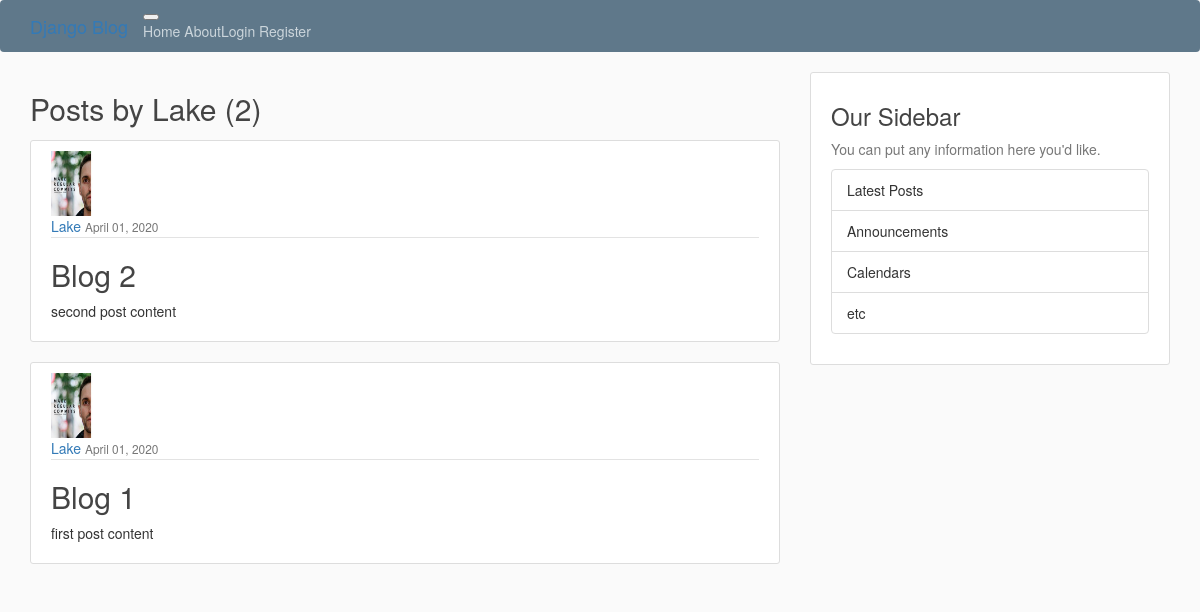
The page /user/Lake/ on the database as committed earlier.
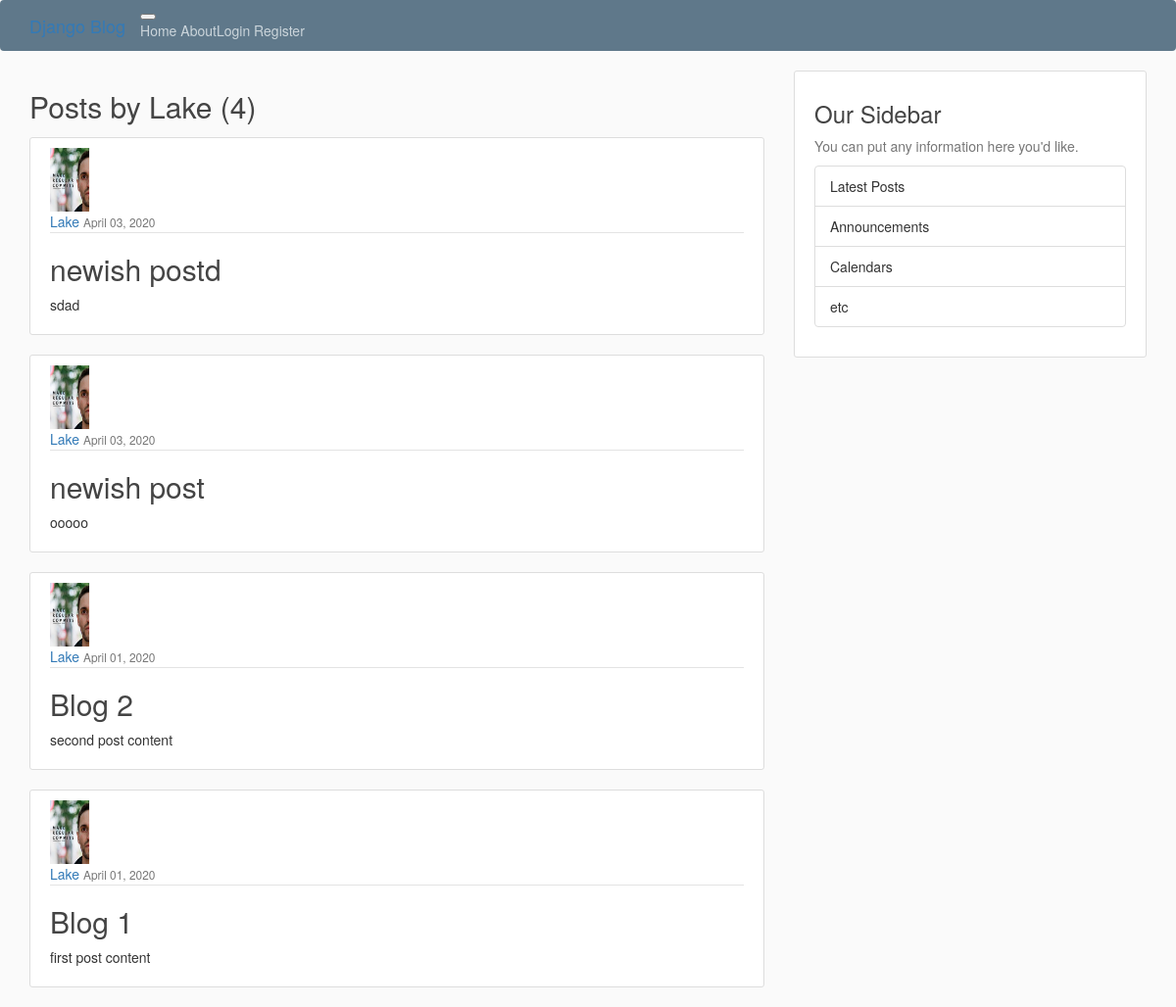
The same page on the database as committed later.
### blog/models.py (models this page shows, shortened)
class Post(models.Model):
    title = models.CharField(max_length=100)
    content = models.TextField()
    date_posted = models.DateTimeField(default=timezone.now)
    author = models.ForeignKey(User, on_delete=models.CASCADE)

### users/models.py (models this page shows, shortened)
class Profile(models.Model):
    user = models.OneToOneField(User, on_delete=models.CASCADE)
    image = models.ImageField(default='default.jpg', upload_to='profile_pics')

### blog/views.py (the view)
# urls.py: path('user/<str:username>/', UserPostListView.as_view(), name='user-posts'),
class UserPostListView(ListView):
    model = Post
    template_name = 'blog/user_posts.html'
    context_object_name = 'posts'
    paginate_by = 5
    def get_queryset(self):
        user = get_object_or_404(User, username=self.kwargs.get('username'))
        return Post.objects.filter(author=user).order_by('-date_posted')

### blog/templates/blog/user_posts.html (shortened to what this page needs)
{% extends "blog/base.html" %}
{% block content %}
    <h2 class="mb-4">Posts by {{ view.kwargs.username }} ({{ page_obj.paginator.count }})</h2>
    {% for post in posts %}
        <article class="media content-section">
            <img src="{{  post.author.profile.image.url }}" class="rounded-circle article-img" alt="profile pic">
            <div class="media-body">
            <div class="article-metadata">
                <a class="mr-2" href="{% url 'user-posts' post.author.username %}">{{ post.author }}</a>
                <small class="text-muted">{{ post.date_posted|date:"F d, Y" }}</small>
            </div>
            <h2><a class="article-title" href="{% url 'post-detail' post.id %}">{{ post.title }}</a></h2>
            <p class="article-content">{{ post.content }}</p>
            </div>
        </article>
    {% endfor %}
{% endblock content %}

Rows that differ between the two databases and show on the page:
added Post: author.profile.image (picture), author "Lake", date_posted "April 03, 2020", title "newish postd", content "sdad"
added Post: author.profile.image (picture), author "Lake", date_posted "April 03, 2020", title "newish post", content "ooooo"
Other text that changed with them:
{{ page_obj.paginator.count }}: "2" → "4"
